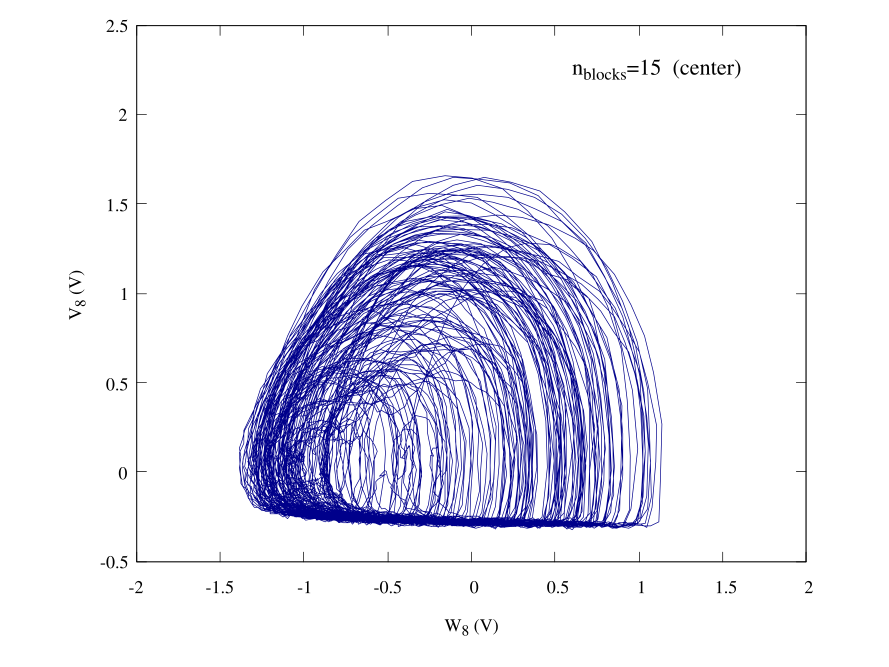

This figure's gnuplot source:
set terminal qt persist
set termoption font "Times,10"
set border lw 0.5

set label at graph 0.65,0.925 "n_{blocks}=15  (center)" font ",12"
set xlabel "W_8 (V)"
set ylabel "V_8 (V)"
set size ratio 0.8
set xrange [-2:2]
set yrange [-0.5:2.5]
plot "15_blocks_middle_avg.dat" u ($3*10):($2*10) every ::0::10000 w l notitle lc "dark-blue" lw 0.5
